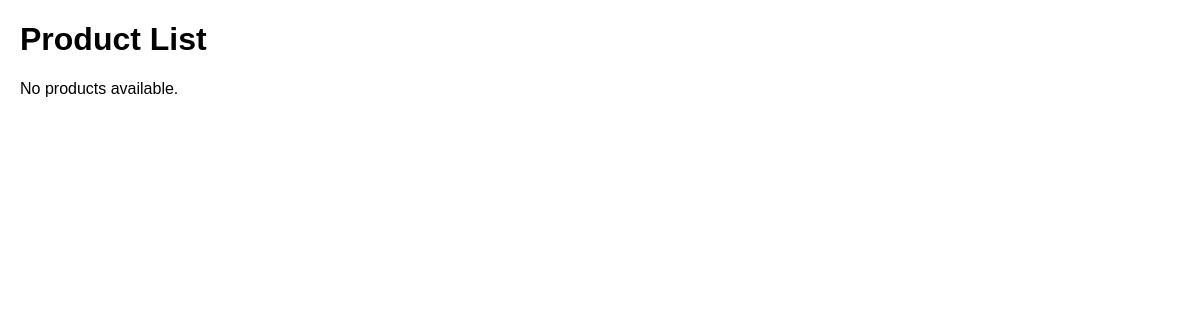
Before: /product/ with the older database file.
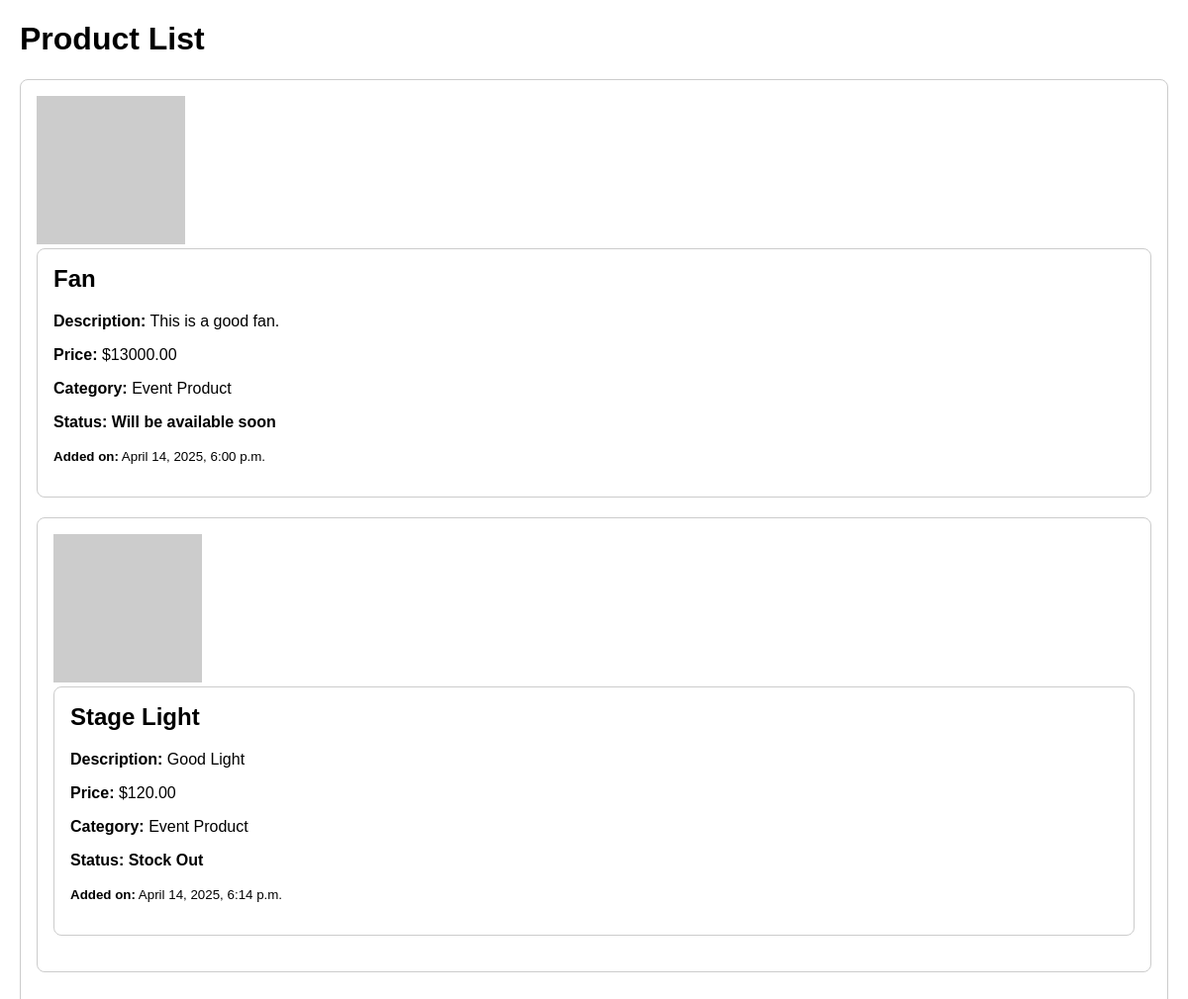
After: the same page with the newer database file.
### EventApp/models.py (models this page shows, shortened)
class Product(models.Model):
    name = models.CharField(max_length=100)
    description = models.TextField()
    price = models.DecimalField(max_digits=10, decimal_places=2)
    created_at = models.DateTimeField(auto_now_add=True)
    category = models.ForeignKey(Category, on_delete=models.CASCADE)
    p_photo = models.ImageField(upload_to='product_photos/', null=True, blank=True)
    status_choice = (
        ('In Stock', 'In Stock'),
        ('Stock Out', 'Stock Out'),
        ('Will be available soon', 'Will be available soon'),
    )
    status = models.CharField(max_length=100, choices=status_choice, default='In Stock')

class Category(models.Model):
    name = models.CharField(max_length=100)

### EventApp/views.py (the view)
# urls.py: path('product/', e_views.product, name='product'),
def product(request):
    products = Product.objects.all()
    context = {'products': products}
    return render(request, template_name='EventApp/product.html', context = context)

### template/EventApp/product.html (shortened to what this page needs)
<!DOCTYPE html>
<html lang="en">
<head>
</head>
<body>
  <h1>Product List</h1>
  {% for product in products %}
  <div class="product-card">
    {% if product.p_photo %}
        <img src="{{ product.p_photo.url }}" alt="{{ product.name }}" style="width: 150px; height: auto;">
    {% else %}
      <img src="https://via.placeholder.com/150" alt="No image">
    {% endif %}
    <div class="product-card">
      <h2>{{ product.name }}</h2>
      <p><strong>Description:</strong> {{ product.description }}</p>
      <p><strong>Price:</strong> ${{ product.price }}</p>
      <p><strong>Category:</strong> {{ product.category.name }}</p>
      <p><strong>Status:</strong> <span class="status">{{ product.status }}</span></p>
      <p><small><strong>Added on:</strong> {{ product.created_at|date:"F j, Y, g:i a" }}</small></p>
    </div>
  {% empty %}
    <p>No products available.</p>
  {% endfor %}
</body>
</html>

### template/EventApp/product.html (style rules this page uses)
body { font-family: Arial, sans-serif; margin: 20px; }
.product-card { border: 1px solid #ccc; border-radius: 8px; padding: 16px; margin-bottom: 20px; }
.product-card h2 { margin-top: 0; }
.status { font-weight: bold; }

Changed rows visible on the page:
added Product: name "Fan", description "This is a good fan.", price "13000.00", category.name "Event Product", status "Will be available soon", created_at "April 14, 2025, 6:00 p.m."
added Product: name "Stage Light", description "Good Light", price "120.00", category.name "Event Product", status "Stock Out", created_at "April 14, 2025, 6:14 p.m."
Other visible differences:
text no longer shown: "No products available."
